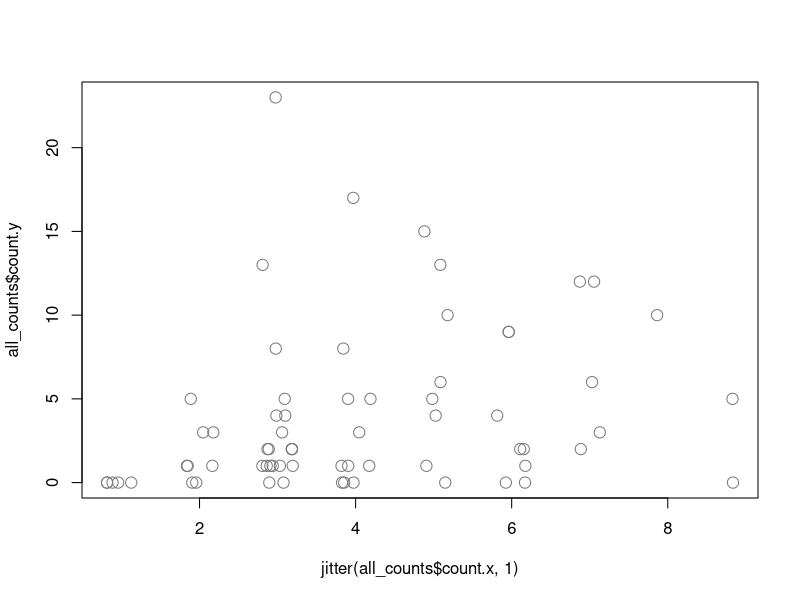
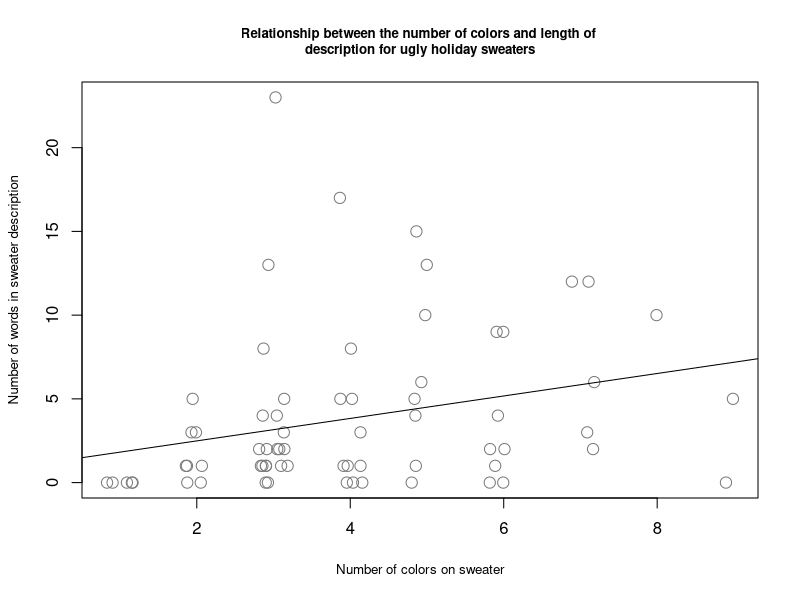

The R script that drew these images, in order:
# Some dplyr vs. base R comparisions: https://cran.r-project.org/web/packages/dplyr/vignettes/base.html

##~~~~~~~~~~~~~~~~~~~~~~~~~~~~~~~~~~~~~~~~~~~~~~~~~~~~~~~~~~~~~~~~~~~~~~~~~~~~~~
##~~~~~~~~~~~~~~~~~~~~~~~~~~~~~~~~~~~~~~~~~~~~~~~~~~~~~~~~~~~~~~~~~~~~~~~~~~~~~~
##                                                                            ~~
##                        STEP 1: LOAD PACKAGES & DATA                      ----
##                                                                            ~~
##~~~~~~~~~~~~~~~~~~~~~~~~~~~~~~~~~~~~~~~~~~~~~~~~~~~~~~~~~~~~~~~~~~~~~~~~~~~~~~
##~~~~~~~~~~~~~~~~~~~~~~~~~~~~~~~~~~~~~~~~~~~~~~~~~~~~~~~~~~~~~~~~~~~~~~~~~~~~~~

#..........................load packages.........................

# no packages to load, we're using base R!

#..........................read in data..........................

sweaters <- read.csv("ugly_sweaters.csv")

##~~~~~~~~~~~~~~~~~~~~~~~~~~~~~~~~~~~~~~~~~~~~~~~~~~~~~~~~~~~~~~~~~~~~~~~~~~~~~~
##~~~~~~~~~~~~~~~~~~~~~~~~~~~~~~~~~~~~~~~~~~~~~~~~~~~~~~~~~~~~~~~~~~~~~~~~~~~~~~
##                                                                            ~~
##                        STEP 2: WRANGLE/PROCESS DATA                      ----
##                                                                            ~~
##~~~~~~~~~~~~~~~~~~~~~~~~~~~~~~~~~~~~~~~~~~~~~~~~~~~~~~~~~~~~~~~~~~~~~~~~~~~~~~
##~~~~~~~~~~~~~~~~~~~~~~~~~~~~~~~~~~~~~~~~~~~~~~~~~~~~~~~~~~~~~~~~~~~~~~~~~~~~~~

#................filter hs_tf for 'Yes' responses................

sweaters_yes_option1 <- subset(sweaters, hs_tf == "Yes")
sweaters_yes_option2 <- sweaters[which(sweaters$hs_tf == "Yes"), , drop = FALSE]

##~~~~~~~~~~~~~~~~~~~~~~~~~~~~~~~~~~~~~~~~~~~~~~~~~~~~~~~~~~~~~~~~~~~~~~~~~~~~~~
##                            count sweater colors                          ----
##~~~~~~~~~~~~~~~~~~~~~~~~~~~~~~~~~~~~~~~~~~~~~~~~~~~~~~~~~~~~~~~~~~~~~~~~~~~~~~

#..................tidy colors (1 color per row).................

# separate by ','
sweater_colors_list1 <- strsplit(sweaters_yes_option1$colors, split = c(", "))
sweater_colors1 <- data.frame(sweater = rep(sweaters_yes_option1$sweater, sapply(sweater_colors_list1, length)), colors = unlist(sweater_colors_list1))

# separate by 'and'
sweater_colors_list2 <- strsplit(sweater_colors1$colors, split = c(" and "))
sweater_colors2 <- data.frame(sweater = rep(sweater_colors1$sweater, sapply(sweater_colors_list2, length)), colors = unlist(sweater_colors_list2))

#..............group by sweaterID and count colors...............

color_counts <- aggregate(cbind(count = colors) ~ sweater, 
          data = sweater_colors2, 
          FUN = function(x){NROW(x)})

##~~~~~~~~~~~~~~~~~~~~~~~~~~~~~~~~~~~~~~~~~~~~~~~~~~~~~~~~~~~~~~~~~~~~~~~~~~~~~~
##                      count sweater description words                     ----
##~~~~~~~~~~~~~~~~~~~~~~~~~~~~~~~~~~~~~~~~~~~~~~~~~~~~~~~~~~~~~~~~~~~~~~~~~~~~~~

#..................tidy descriptions (1 word per row).................

# separate by ' '
sweater_words_list <- strsplit(sweaters_yes_option1$image_desc, split = c(" "))
sweater_words <- data.frame(sweater = rep(sweaters_yes_option1$sweater, sapply(sweater_words_list, length)), words = unlist(sweater_words_list))

#..............group by sweaterID and count colors...............

word_counts <- aggregate(cbind(count = words) ~ sweater, 
                          data = sweater_words, 
                          FUN = function(x){NROW(x)})

##~~~~~~~~~~~~~~~~~~~~~~~~~~~~~~~~~~~~~~~~~~~~~~~~~~~~~~~~~~~~~~~~~~~~~~~~~~~~~~
##                                  join dfs                                ----
##~~~~~~~~~~~~~~~~~~~~~~~~~~~~~~~~~~~~~~~~~~~~~~~~~~~~~~~~~~~~~~~~~~~~~~~~~~~~~~

all_counts <- merge(x = color_counts, y = word_counts, by = "sweater", all = TRUE)
all_counts[is.na(all_counts)] = 0

# convert count.x (color_counts) to numeric
all_counts$count.x <- as.numeric(all_counts$count.x)

##~~~~~~~~~~~~~~~~~~~~~~~~~~~~~~~~~~~~~~~~~~~~~~~~~~~~~~~~~~~~~~~~~~~~~~~~~~~~~~
##~~~~~~~~~~~~~~~~~~~~~~~~~~~~~~~~~~~~~~~~~~~~~~~~~~~~~~~~~~~~~~~~~~~~~~~~~~~~~~
##                                                                            ~~
##                           STEP 3: VISUALIZE DATA                         ----
##                                                                            ~~
##~~~~~~~~~~~~~~~~~~~~~~~~~~~~~~~~~~~~~~~~~~~~~~~~~~~~~~~~~~~~~~~~~~~~~~~~~~~~~~
##~~~~~~~~~~~~~~~~~~~~~~~~~~~~~~~~~~~~~~~~~~~~~~~~~~~~~~~~~~~~~~~~~~~~~~~~~~~~~~

#....................create basic scatterplot....................

plot(all_counts$count.y ~ jitter(all_counts$count.x, 1),
     pch = 1, cex = 1.5, col = "gray48")

#..............create slightly fancier scatterplot...............

# (doesn't include confidence intervals)
plot(all_counts$count.y ~ jitter(all_counts$count.x, 1),
     pch = 1, cex = 1.5, col = "gray48", 
     main = "Relationship between the number of colors and length of \ndescription for ugly holiday sweaters", cex.main = 0.8, 
     xlab = "Number of colors on sweater", ylab = "Number of words in sweater description", cex.lab = 0.8) 
abline(lm(formula = all_counts$count.y ~ all_counts$count.x))



